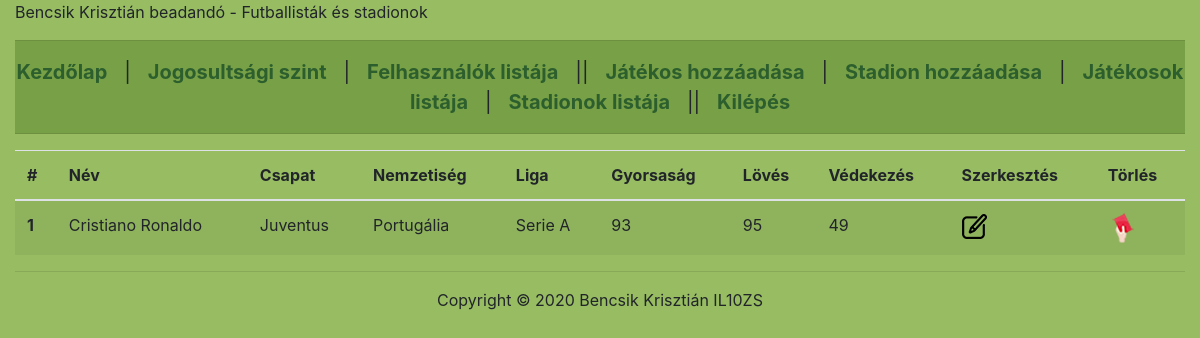
The app's page /index.php?P=list_player (signed in) with its own data.
### tables this page shows
CREATE TABLE IF NOT EXISTS `players` (
  `id` int(11) NOT NULL AUTO_INCREMENT,
  `name` varchar(64) NOT NULL,
  `club` varchar(64) NOT NULL,
  `nationality` varchar(64) NOT NULL,
  `league` varchar(64) NOT NULL,
  `pace` int(11) NOT NULL,
  `shooting` int(11) NOT NULL,
  `defending` int(11) NOT NULL,
  PRIMARY KEY (`id`)
);

### protected/database.php (called while the page is built, shortened)
<?php
function getConnection() {
	$connection = new PDO(DB_TYPE.':host='.DB_HOST.';dbname='.DB_NAME.';',DB_USER, DB_PASS);
	$connection->exec("SET NAMES '".DB_CHARSET."'");
	return $connection;
}
function getList($queryString, $queryParams = []) {
	$connection = getConnection();
	$statement = $connection->prepare($queryString);
	$success = $statement->execute($queryParams);
	$result = $success ? $statement->fetchAll(PDO::FETCH_ASSOC) : [];
	return $result;
}
?>

### protected/player/list.php (the view, shortened to what this page needs)
<?php if(!isset($_SESSION['permission']) || $_SESSION['permission'] < 1) : ?>
	<h1>Page access is forbidden!</h1>
<?php else : ?>
<?php
	$query = "SELECT id, name, club, nationality, league, pace, shooting, defending FROM players ORDER BY name ASC";
	$players = getList($query);
?>
	<?php if(count($players) <= 0) : ?>
		<h1>Nincsenek játékosok az adatbázisban!</h1>
	<?php else : ?>
		<table class="table table-striped">
			<thead>
				<tr>
					<th scope="col">#</th>
					<th scope="col">Név</th>
					<th scope="col">Csapat</th>
					<th scope="col">Nemzetiség</th>
					<th scope="col">Liga</th>
					<th scope="col">Gyorsaság</th>
					<th scope="col">Lövés</th>
					<th scope="col">Védekezés</th>
					<th scope="col">Szerkesztés</th>
					<th scope="col">Törlés</th>
				</tr>
			</thead>
			<tbody>
				<?php $i = 0; ?>
				<?php foreach ($players as $w) : ?>
					<?php $i++; ?>
					<tr>
						<th scope="row"><?=$i ?></th>
						<td><?=$w['name'] ?></td>
						<td><?=$w['club'] ?></td>
						<td><?=$w['nationality'] ?></td>
						<td><?=$w['league'] == 0 ? 'Premier League' : ($w['league'] == 1 ? 'LaLiga' : ($w['league'] == 2 ? 'Serie A' : ($w['league'] == 3 ? 'Bundesliga' : ($w['league'] == 4 ? 'Ligue 1' : ($w['league'] == 5 ? 'Egyéb liga' : 'x'))))) ?></td>
						<td><?=$w['pace'] ?></td>
						<td><?=$w['shooting'] ?></td>
						<td><?=$w['defending'] ?></td>
						<td><a href="?P=edit_player&w=<?=$w['id'] ?>"><img src="img/edit.png"></a></td>
						<td><a href="?P=list_player&d=<?=$w['id'] ?>"><img src="img/delete.png"></a></td>
					</tr>
				<?php endforeach;?>
			</tbody>
		</table>
	<?php endif; ?>
<?php endif; ?>

### public/style.css (style rules this page uses)
body { background-color: #97BC62FF; }
a { color: #2C5F2D; }

### records on screen
players: name "Cristiano Ronaldo", club "Juventus", nationality "Portugália", league "Serie A", pace "93", shooting "95", defending "49"
